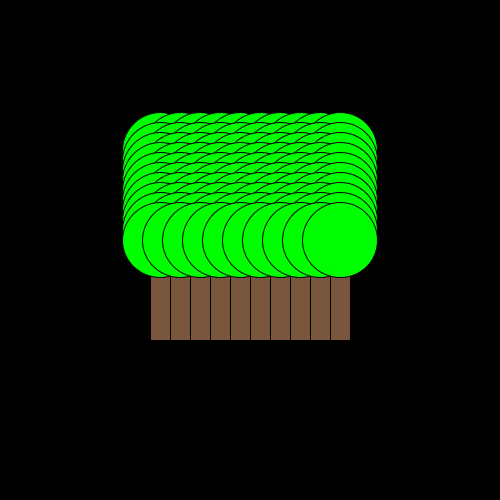
Frame 1 (no input)
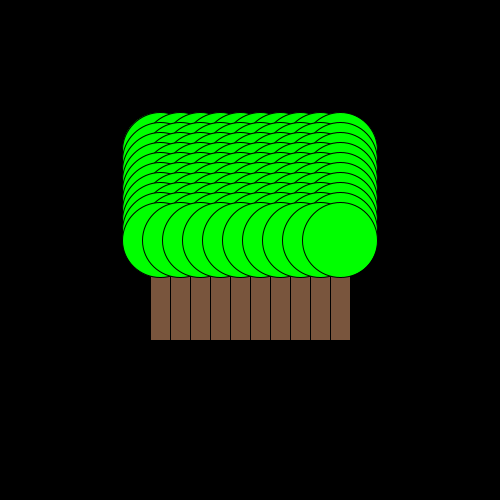
Frame 60 (the mouse pressed at the canvas centre just before this capture)
Frame 120 (the mouse held since frame 60 and released just before this capture): identical to frame 60, image omitted

The Processing sketch that drew these frames (run headless with seeded random() and noise(); from frame 60 on, the mouse is pressed at the canvas centre):

// Processing sketch: Opdracht_10
// ── Opdracht_10.pde

void setup(){
  size(500,500);
  background(0,0,0);

}
void draw(){
bos();
}

void boom(int xBoom, int yBoom){
  fill(121,85,61);
  rect(xBoom,yBoom,20,100);
  fill(0,255,0);
  ellipse(xBoom+10,yBoom,75,75);
}

void bos(){
  for(int a=0; a<10; a++){
      for(int b=0; b<10; b++){
      boom(b*20+150, a*10+150);
     }
  }
}
